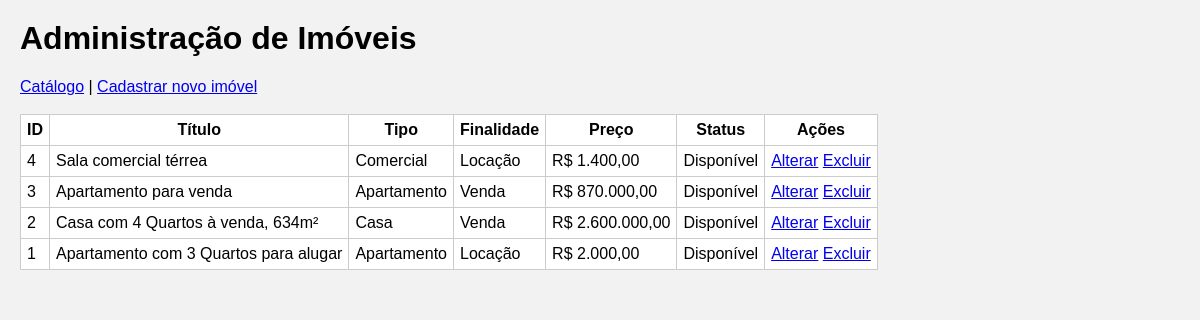
Page /Imovel/admin.php on the committed database.
### tables this page shows
CREATE TABLE IF NOT EXISTS imoveis (
    id INT NOT NULL AUTO_INCREMENT,
    titulo VARCHAR(120) NOT NULL,
    tipo_imovel VARCHAR(30) NOT NULL,
    finalidade VARCHAR(15) NOT NULL,
    preco DECIMAL(12,2) NOT NULL CHECK (preco >= 0),
    endereco VARCHAR(200) NOT NULL,
    quartos INT NOT NULL DEFAULT 0 CHECK (quartos >= 0),
    banheiros INT NOT NULL DEFAULT 1 CHECK (banheiros >= 0),
    vagas_garagem INT NOT NULL DEFAULT 0 CHECK (vagas_garagem >= 0),
    area_m2 DECIMAL(8,2) NOT NULL CHECK (area_m2 > 0),
    descricao TEXT NULL,
    status VARCHAR(20) NOT NULL DEFAULT 'Disponível',
    data_cadastro TIMESTAMP NOT NULL DEFAULT CURRENT_TIMESTAMP,
    PRIMARY KEY (id)
);

### Imovel/admin.php (the view, shortened to what this page needs)
<HTML>
<HEAD>
 <link rel="stylesheet" href="estilo.css">
</HEAD>
<BODY>
<h1>Administração de Imóveis</h1>
<a href="index.php">Catálogo</a> | <a href="incluir.html">Cadastrar novo imóvel</a>
<br><br>
<?php
$bd=mysqli_connect("localhost","root","","lar_futuro") or die ("erro!");
mysqli_set_charset($bd,"utf8mb4");
$consulta=mysqli_query($bd,"select * from imoveis order by id desc");
$reg=mysqli_fetch_array($consulta);
?>
<table>
<tr><th>ID</th><th>Título</th><th>Tipo</th><th>Finalidade</th><th>Preço</th><th>Status</th><th>Ações</th></tr>
<?php
while ($reg)
{
	$id = $reg["id"];
	?>
	<tr>
		<td><?php echo $id; ?></td>
		<td><?php echo $reg["titulo"]; ?></td>
		<td><?php echo $reg["tipo_imovel"]; ?></td>
		<td><?php echo $reg["finalidade"]; ?></td>
		<td>R$ <?php echo number_format($reg["preco"],2,",","."); ?></td>
		<td><?php echo $reg["status"]; ?></td>
		<td>
			<a href="alterar.php?id=<?php echo $id; ?>">Alterar</a>
			<a href="excluir.php?id=<?php echo $id; ?>" onclick = "return confirm ('Tem certeza que deseja remover este imóvel?');">Excluir</a>
		</td>
	</tr>
	<?php
	$reg=mysqli_fetch_array($consulta);
}
?>
</table>
</BODY>
</HTML>

### Imovel/estilo.css (style rules this page uses)
body { font-family: Arial; background: #f2f2f2; margin: 20px; }
table { background: white; border-collapse: collapse; }
td, th { border: 1px solid #ccc; padding: 6px; }

### rows in the picture
imoveis: id "4", titulo "Sala comercial térrea", tipo_imovel "Comercial", finalidade "Locação", preco "1.400,00", status "Disponível"
imoveis: id "3", titulo "Apartamento para venda", tipo_imovel "Apartamento", finalidade "Venda", preco "870.000,00", status "Disponível"
imoveis: id "2", titulo "Casa com 4 Quartos à venda, 634m²", tipo_imovel "Casa", finalidade "Venda", preco "2.600.000,00", status "Disponível"
imoveis: id "1", titulo "Apartamento com 3 Quartos para alugar", tipo_imovel "Apartamento", finalidade "Locação", preco "2.000,00", status "Disponível"
